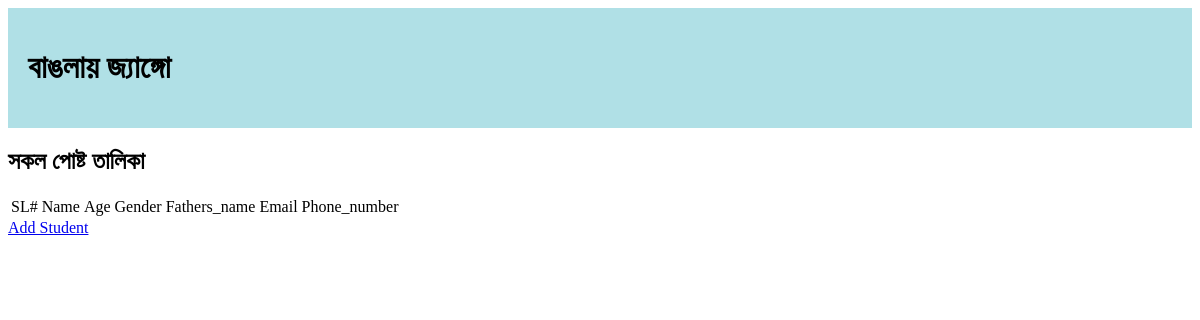
The page /cost/student/ on the database as committed earlier.
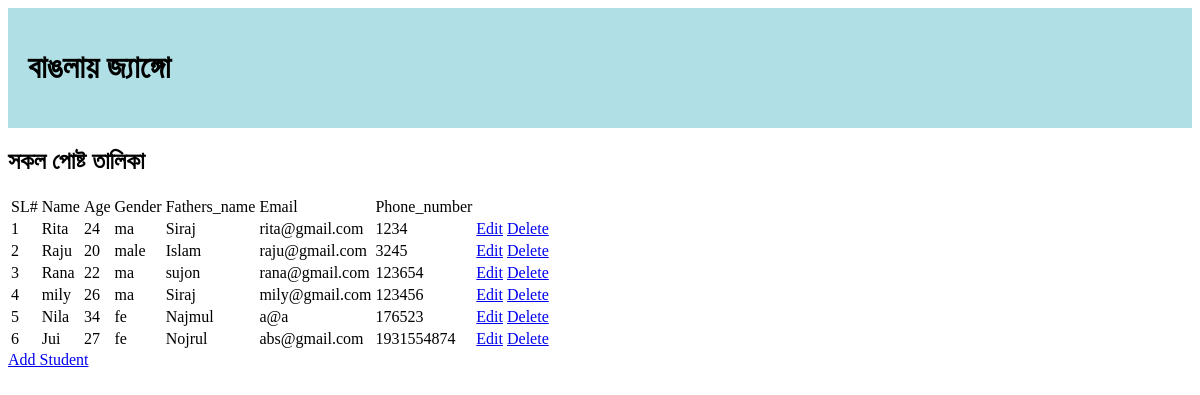
The same page on the database as committed later.
### cost_management/models.py (models this page shows)
class StudentInfo(models.Model):
    name = models.CharField(max_length=30)
    age = models.IntegerField()
    gender_choices = (
    ('ma', 'Male'),
    ('fe', 'Female'),
    )
    gender = models.CharField(max_length=20,
        choices=gender_choices,
        default='ma')
    fathers_name = models.CharField(max_length=30)
    email = models.CharField(max_length=30)
    phone_number = models.IntegerField()

### cost_management/views.py (the view)
def student_list(request):
    all_stu = StudentInfo.objects.all()
    context = {'all_stu':all_stu }
    return render(request,'student_info/student_list.html',context)

### templates/student_info/student_list.html
{%  extends 'base.html' %}
{% block content %}
    <table>
        <thead>
            <tr>
                <td>SL#</td>
                <td>Name</td>
                <td>Age</td>
                <td>Gender</td>
                <td>Fathers_name</td>
                <td>Email</td>
                <td>Phone_number</td>
            </tr>
        </thead>
        <tbody>
            {% for st_info in all_stu %}
                <tr>
                    <td>{{ st_info.id }}</td>
                    <td>{{ st_info.name }}</td>
                    <td>{{ st_info.age }}</td>
                    <td>{{ st_info.gender }}</td>
                    <td>{{ st_info.fathers_name }}</td>
                    <td>{{ st_info.email }}</td>
                    <td>{{ st_info.phone_number }}</td>
                    <td>
                        <a class="btn btn-primary" href="{% url 'editstudent' st_info.id %}">Edit</a>
                        <a class="btn btn-denger" href="{% url 'delete-student' st_info.id %}">Delete</a>
                    </td>
                </tr>
            {% endfor %}
        </tbody>
    </table>
    <a class="btn btn-primary" href="{% url 'add-student' %}">Add Student</a>
{% endblock %}

### templates/base.html (shortened to what this page needs)
<html>
   <head>
   {% load staticfiles %}
      <link rel="stylesheet" href="{% static 'style.css' %}">
   </head>
   <body>
      <div class="container">
         <div class="page-header page-header-custom">
            <h1 class="text-center">বাঙলায় জ্যাঙ্গো </h1>
         </div>
      <div class="jumbotron">
         <h2>সকল পোষ্ট তালিকা </h2>
         {% block content %}{% endblock %}
      </div>
      </div>
    </body>
</html>

### static/style.css (style rules this page uses)
.page-header-custom { background-color: powderblue; margin-top: 0; margin-bottom: 10px; padding: 20px 20px 20px 20px; }

Rows that differ between the two databases and show on the page:
added StudentInfo: id "1", name "Rita", age "24", gender "ma", fathers_name "Siraj", email "rita@gmail.com", phone_number "1234"
added StudentInfo: id "2", name "Raju", age "20", gender "male", fathers_name "Islam", email "raju@gmail.com", phone_number "3245"
added StudentInfo: id "3", name "Rana", age "22", gender "ma", fathers_name "sujon", email "rana@gmail.com", phone_number "123654"
added StudentInfo: id "4", name "mily", age "26", gender "ma", fathers_name "Siraj", email "mily@gmail.com", phone_number "123456"
added StudentInfo: id "5", name "Nila", age "34", gender "fe", fathers_name "Najmul", email "a@a", phone_number "176523"
added StudentInfo: id "6", name "Jui", age "27", gender "fe", fathers_name "Nojrul", email "abs@gmail.com", phone_number "1931554874"
